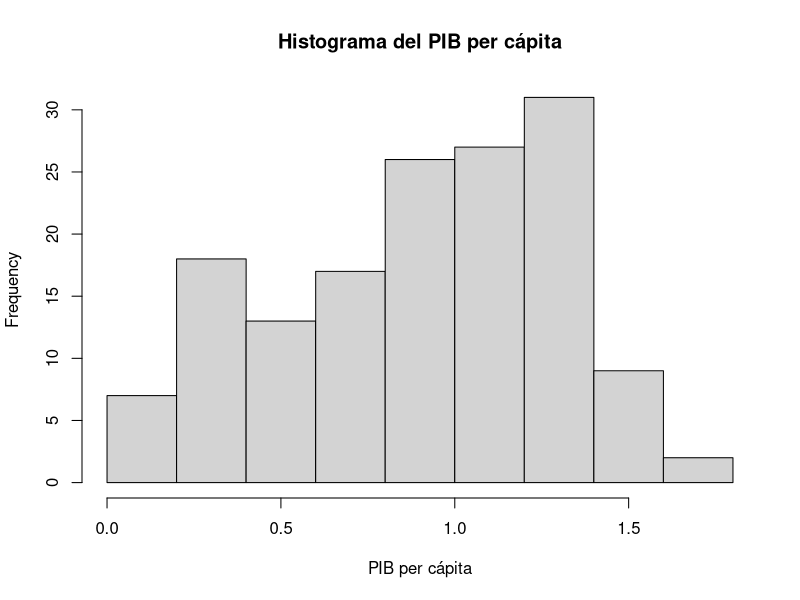
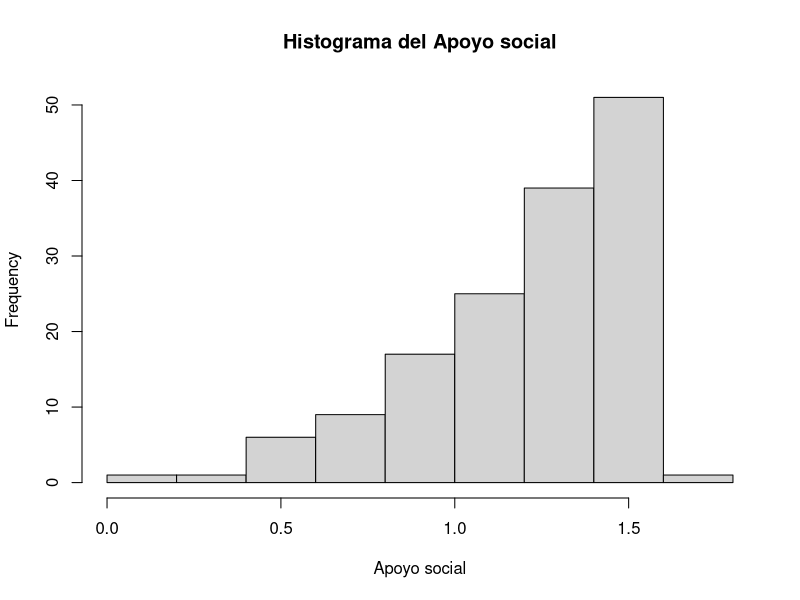
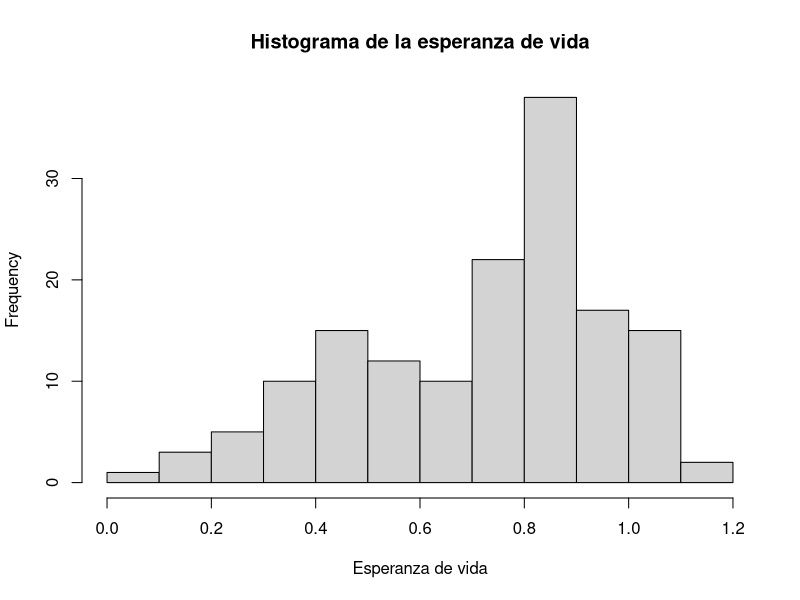
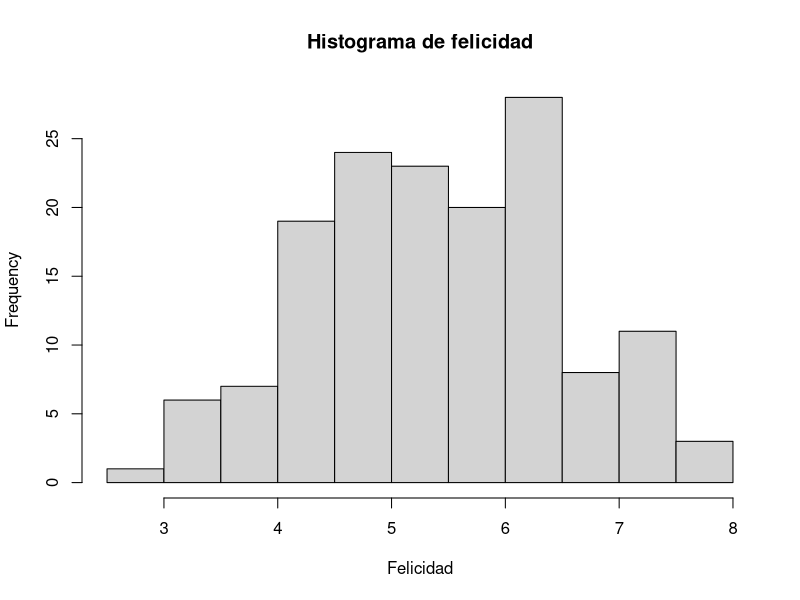
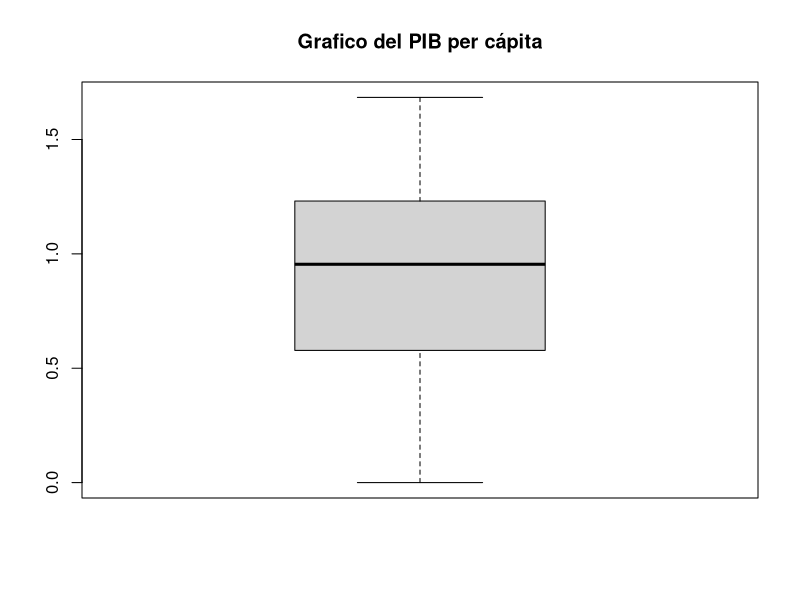
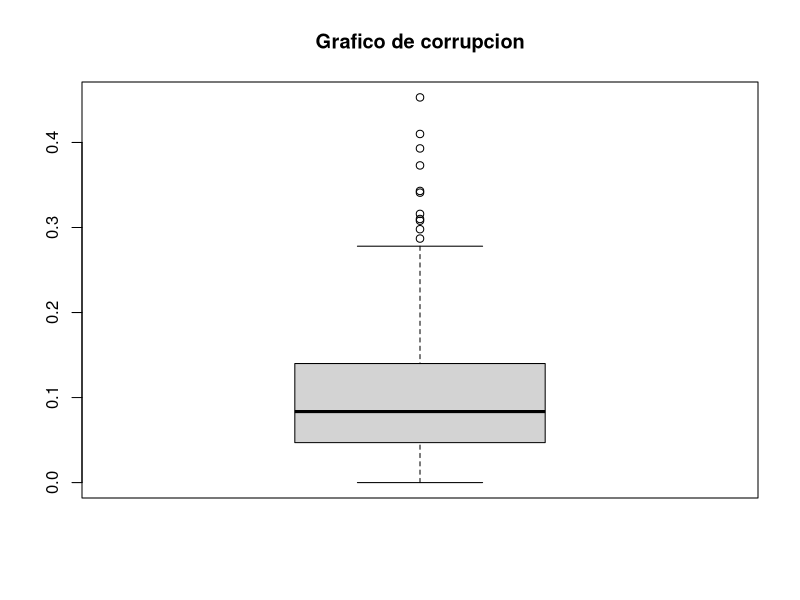
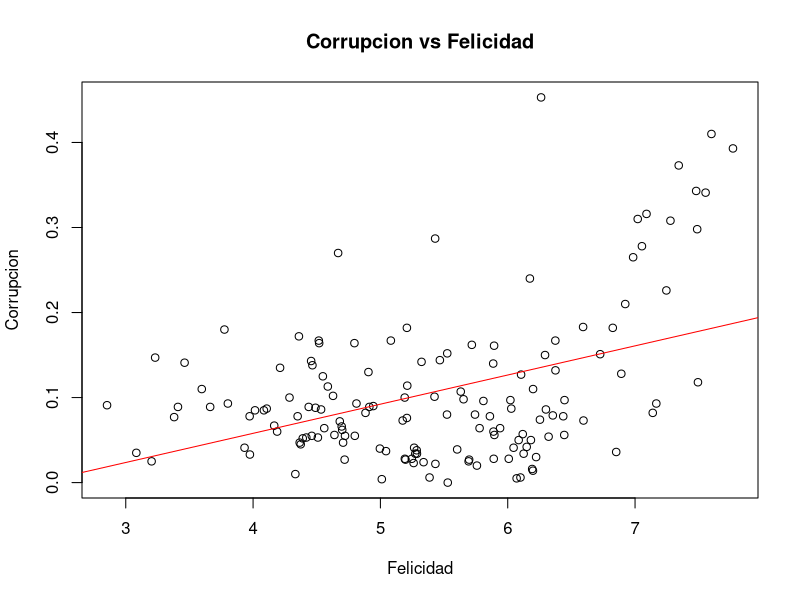
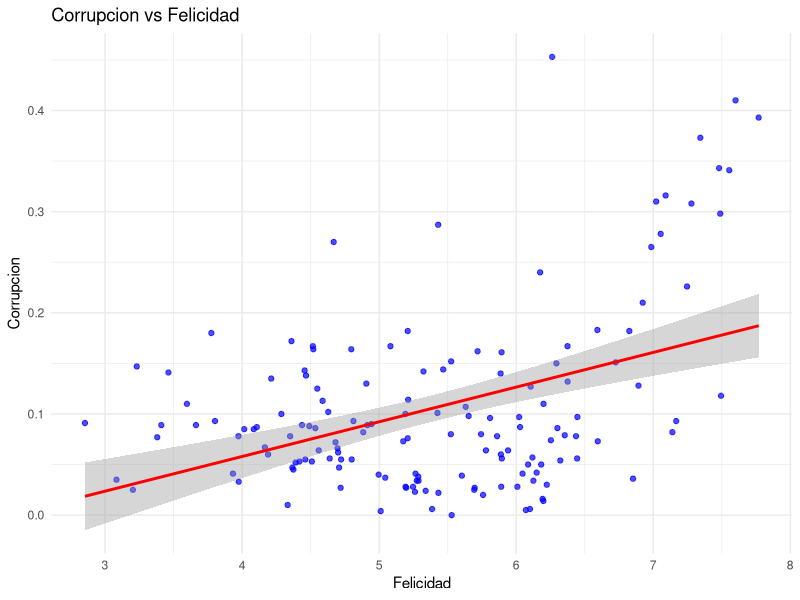

Generate these figures, in order, with R:
# Cargar librerías necesarias
library(ggplot2)
library(GGally)
library(readxl)
datos <- read_excel("Datos Problema Practica 2.xlsx")
View(datos)

#Resumen de estadisticas descriptivas
resumen <- summary(datos)
View(resumen)

#Histogramas
hist(datos$PIB, main="Histograma del PIB per cápita", xlab="PIB per cápita")
hist(datos$Apoyo, main="Histograma del Apoyo social", xlab="Apoyo social")
hist(datos$Esperanza_vida, main="Histograma de la esperanza de vida", xlab="Esperanza de vida")
hist(datos$Felicidad, main="Histograma de felicidad", xlab="Felicidad")

#Graficos de cajas
boxplot(datos$PIB, main="Grafico del PIB per cápita")
boxplot(datos$Corrupcion, main="Grafico de corrupcion")

#Variables
datos$Felicidad <- as.numeric(datos$Felicidad)  # Felicidad (X)
datos$Corrupcion <- as.numeric(datos$Corrupcion)  # Corrupcion (Y)

# 1. Gráfico de dispersión
plot(datos$Felicidad,datos$Corrupcion, 
     xlab = "Felicidad", 
     ylab = "Corrupcion", 
     main = "Corrupcion vs Felicidad")
abline(lm(datos$Corrupcion~datos$Felicidad,data = datos),col="red")

#Con ggplot2
ggplot(datos, aes(x = Felicidad, y = Corrupcion)) +
  geom_point(color = "blue", alpha = 0.7) +
  geom_smooth(method = "lm", se = TRUE, color = "red") +
  labs(title = "Corrupcion vs Felicidad",
       x = "Felicidad",
       y = "Corrupcion") +
  theme_minimal()

# 2. Matriz de correlación
cor_matrix <- cor(datos[, c("Felicidad", "Corrupcion")])
cor_matrix

#Con ggpairs 
ggcor <- ggpairs(datos[, c("Felicidad", "Corrupcion")])
ggcor

# 3. Ajuste del modelo de regresión
modelo <- lm(Corrupcion ~ Felicidad, data = datos)

# 4. Resumen del modelo
summary(modelo)

# Coef correlación es el cuadrado del Coef determinación solo en simple

r2 <-(cor_matrix[1,2])^{2}


#Gráfico de dispersión con la ecuación de la recta encontrada
coeficientes <- coef(modelo)
plot(datos$Felicidad, datos$Corrupcion, 
     xlab = "Felicidad", 
     ylab = "Corrupcion", 
     main = "Corrupcion vs Felicidad")
abline(modelo, col = "red", lwd = 2)
eq_text <- paste0("y = ", round(coeficientes[1], 2), " + ", round(coeficientes[2], 2), "x")
legend("topright", legend = eq_text, col = "red", lty = 1, bty = "n") #si cambiana n por o se agrega un cuadro


